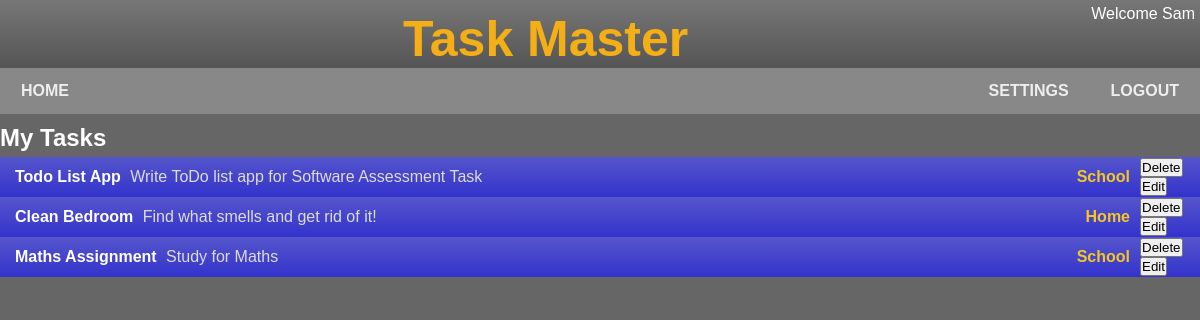
Before: /index (signed in) with the older database file.
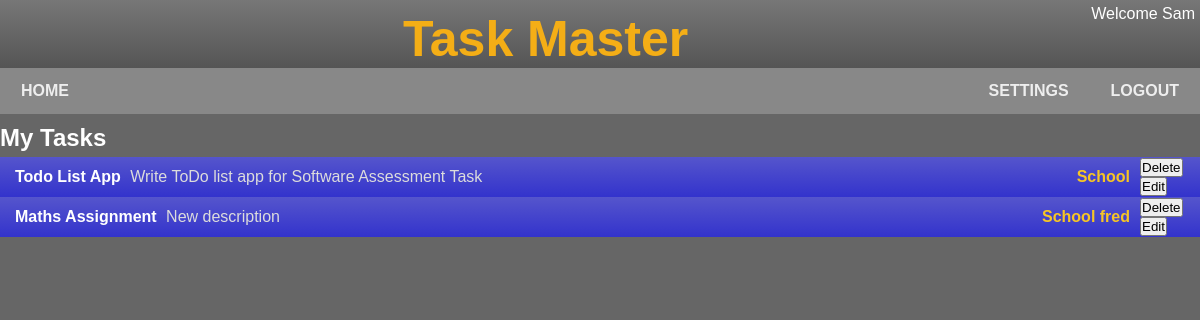
After: the same page with the newer database file.
### app/models/user.py (models this page shows, shortened)
class User(UserMixin, db.Model):
  id = db.Column(db.Integer, primary_key=True)
  username = db.Column(db.String(32), index=True, unique=True)
  display_name = db.Column(db.String(32))
  school_id = db.Column(db.Integer)
  access = db.Column(db.Integer, default=ACCESS['basic'])
  email = db.Column(db.String(120), index=True, unique=True)
  email_verified = db.Column(db.Integer)
  password_hash = db.Column(db.String(128))
  last_seen = db.Column(db.DateTime)
  created_at = db.Column(db.DateTime, default=db.func.datetime('now')) #default=db.func.utc_timestamp())
  last_modified = db.Column(db.DateTime, default=db.func.datetime('now'), onupdate=db.func.datetime('now')) #, default=db.func.utc_timestamp(), onupdate=db.func.utc_timestamp())
  tasks = db.relationship('Task', backref='user', lazy=True)
  def update_last_seen(self):
    last_seen = self.last_seen if self.last_seen else datetime.fromtimestamp(0)
    if (datetime.utcnow() - last_seen).total_seconds() > 600:  # More than 10 minutes ago
     self.last_seen = datetime.utcnow()
     db.session.commit()

### app/models/task.py (models this page shows, shortened)
class Task(db.Model):
  id = db.Column(db.Integer, primary_key=True)
  user_id = db.Column(db.Integer, db.ForeignKey('user.id'))
  name = db.Column(db.String(32))
  description = db.Column(db.String(250))
  category = db.Column(db.String(10))
  status = db.Column(db.Integer)
  due_by = db.Column(db.DateTime)
  created_at = db.Column(db.DateTime, default=db.func.datetime('now'))

### app/main/main_routes.py (the view)
@bp.route('/')
@bp.route('/index')
def home():
    if not current_user.is_authenticated:
      return redirect(url_for('.login'))
    return render_template('index.html', title='Home')

### app/main/__init__.py (called while the page is built)
def init_app(app):
    app.register_blueprint(bp)
    app.register_error_handler(403, error_forbidden)
    login.login_view = 'main.login'
    login.init_app(app)
    @app.context_processor
    def inject_default_template_variables():
         return dict(h=helpers)
    @app.before_request
    def update_last_seen():
      if current_user.is_authenticated:
        current_user.update_last_seen()

### app/models/user.py (called while the page is built)
@login.user_loader
def load_user(id):
  return User.query.get(int(id))

### app/templates/index.html (shortened to what this page needs)
{% extends "base.html" %}
{% block head %}
  <link rel="stylesheet" href="{{ url_for('static', filename='tasks.css') }}">
{% endblock %}
{% block content %}
  <h2>My Tasks</h2>
  <div class="tasks">
    {% for task in current_user.tasks %}
      <div class="task">
        <div class="task-info">
          <div class="task-name">
            {{ task.name }}
          </div>
          <div class="task-description">
            {{ task.description }}
          </div>
      </div>
        <div class="task-category">
          {{ task.category }}
        </div>
        <div class="task-btns">
          <form action="{{ url_for('main.delete_task', id=task.id) }}" method="POST">
             <button type="submit">Delete</button>
           </form>
            <form action="{{ url_for('main.edit_task', id=task.id) }}" method="POST">
              <button type="submit">Edit</button>
            </form>
        </div>
      </div>
    {% endfor %}
  </div>
{% endblock %}

### app/templates/base.html (shortened to what this page needs)
 <!DOCTYPE html>
<html xmlns="http://www.w3.org/1999/xhtml" lang="en" xml:lang="en">
  <head>
    <link rel="stylesheet" href="{{ url_for('static', filename='base.css') }}">
    {% block head %}{% endblock %}
  </head>
  <body>
    {% include '_header.html' %}
    <div id="page">
      {% block content %}{% endblock %}
    </div>
   </body>
</html>

### app/templates/_header.html
<div id="header">
  <div id="userinfo">
    {% if current_user.is_authenticated %}
      <div id="user">Welcome {{current_user.display_name }}</div>
    {% endif %}
  </div>
  <span class="title">Task Master</span>
</div>
<div id="menubar">
  <ul>
    {% if not current_user.is_anonymous %}
      <li><a href="{{ url_for('.home') }}">HOME</a></li>
      <li class="right"><a href="{{ url_for('main.logout') }}">LOGOUT</a></li>
      <li class="right"><a href="{ url_for('main.settings') }">SETTINGS</a></li>
    {% endif %}
  </ul>
</div>

### app/static/base.css (style rules this page uses)
* { margin: 0px; padding: 0px; box-sizing: border-box; }
body { color: #fff; background: #666; font-family: Arial, Helvetica, sans-serif; }
#header { overflow: hidden; background: linear-gradient(#777, #555); text-align: center; }
#header .title { color: rgb(244, 174, 22); font-family: Arial, Helvetica, sans-serif; font-weight: bold; font-size: 50px; display: inline-block; margin-top: 10px; }
#userinfo { float:right; text-align:right; margin-top: 5px; margin-right: 5px; }
#menubar { font-family: Arial, Helvetica, sans-serif; font-weight: bold; color: #eee; background: #888; }
#menubar ul { list-style-type: none; overflow: hidden; margin: 0; padding: 0; }
#menubar li { float: left; display: inline-block; padding: 14px 5px; text-align: center; }
#menubar li.right { float: right; }
#menubar li a { text-decoration: none; padding: 10px 16px; color: #eee; }

### app/static/tasks.css (style rules this page uses)
.tasks { flex: 1; }
.task { min-height: 40px; display: flex; align-items: center; background:#666; }
h2 { padding-top: 10px; padding-bottom: 5px; }
.task-btns { min-width: 60px; }
.task { background: linear-gradient(#55c,#33c); }
.task-info { padding-left: 10px; flex: 1; }
.task-name { display: inline-block; padding-left: 5px; color: #fff; font-weight: bold; }
.task-description { display: inline-block; padding-left: 5px; padding-top: 5px; padding-bottom: 5px; color: #dcdcdc; }
.task-category { margin-right: 10px; color: #f6c525; font-weight: bold; padding-left: 10px; }

Changed rows visible on the page:
removed Task: name "Clean Bedroom", description "Find what smells and get rid of it!", category "Home"
changed Task "Maths Assignment": description "Study for Maths" → "New description"; category "School" → "School fred"
